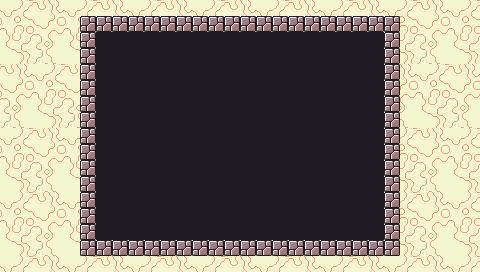

A level layout from a 2D game, rendered from its tile map. Below: a short description, then the map file with tile-grid data replaced by summaries:
An orthogonal 60x34 tile map with 8x8 px tiles, 2 tile layers (bg, fg), 2 tilesets and 7 objects.

<map version="1.5" tiledversion="1.7.2" orientation="orthogonal" renderorder="right-down" width="60" height="34" tilewidth="8" tileheight="8" infinite="0" nextlayerid="7" nextobjectid="10">
 <editorsettings>
  <export target="map1.lua" format="lua" />
 </editorsettings>
 <tileset firstgid="1" name="bg" tilewidth="8" tileheight="8" tilecount="64" columns="8">
  <image source="bg.png" width="64" height="64" />
 </tileset>
 <tileset firstgid="65" name="tiles1" tilewidth="8" tileheight="8" tilecount="64" columns="8">
  <image source="tiles1.png" width="64" height="64" />
 </tileset>
 <layer id="1" name="bg" width="60" height="34">
  <data>[2040 cells, 2040 non-empty, 64 distinct tile ids]</data>
 </layer>
 <layer id="2" name="fg" width="60" height="34">
  <data>[2040 cells, 1200 non-empty, 5 distinct tile ids]</data>
 </layer>
 <objectgroup id="3" name="collidables">
  <object id="1" x="80" y="16" width="320" height="16" />
  <object id="2" x="80" y="32" width="16" height="224" />
  <object id="3" x="384" y="32" width="16" height="224" />
  <object id="4" x="96" y="240" width="288" height="16" />
 </objectgroup>
 <objectgroup id="4" name="start">
  <object id="5" x="240" y="120" width="8" height="8" />
 </objectgroup>
 <objectgroup id="6" name="limits">
  <object id="6" x="96" y="32" width="8" height="8" />
  <object id="9" x="384" y="240" width="8" height="8" />
 </objectgroup>
</map>
